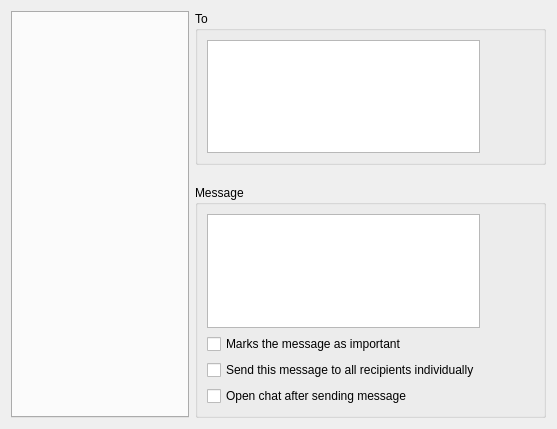
<?xml version="1.0" encoding="UTF-8"?>
<ui version="4.0">
 <class>GuiCreateMessageWidget</class>
 <widget class="QWidget" name="GuiCreateMessageWidget">
  <property name="geometry">
   <rect>
    <x>0</x>
    <y>0</y>
    <width>557</width>
    <height>429</height>
   </rect>
  </property>
  <layout class="QGridLayout" name="gridLayout_2">
   <property name="verticalSpacing">
    <number>20</number>
   </property>
   <item row="0" column="0" rowspan="2">
    <widget class="GuiEmoticons" name="mp_twEmoticons">
     <property name="sizePolicy">
      <sizepolicy hsizetype="Expanding" vsizetype="Expanding">
       <horstretch>0</horstretch>
       <verstretch>0</verstretch>
      </sizepolicy>
     </property>
     <property name="minimumSize">
      <size>
       <width>140</width>
       <height>0</height>
      </size>
     </property>
     <property name="currentIndex">
      <number>-1</number>
     </property>
    </widget>
   </item>
   <item row="0" column="1">
    <widget class="QGroupBox" name="mp_gbTo">
     <property name="sizePolicy">
      <sizepolicy hsizetype="Expanding" vsizetype="Expanding">
       <horstretch>0</horstretch>
       <verstretch>0</verstretch>
      </sizepolicy>
     </property>
     <property name="title">
      <string>To</string>
     </property>
     <property name="flat">
      <bool>false</bool>
     </property>
     <layout class="QGridLayout" name="gridLayout">
      <item row="0" column="1">
       <widget class="QPushButton" name="mp_pbEditUsers">
        <property name="sizePolicy">
         <sizepolicy hsizetype="Fixed" vsizetype="Fixed">
          <horstretch>0</horstretch>
          <verstretch>0</verstretch>
         </sizepolicy>
        </property>
        <property name="minimumSize">
         <size>
          <width>48</width>
          <height>48</height>
         </size>
        </property>
        <property name="maximumSize">
         <size>
          <width>48</width>
          <height>48</height>
         </size>
        </property>
        <property name="toolTip">
         <string>Add recipients</string>
        </property>
        <property name="text">
         <string/>
        </property>
        <property name="icon">
         <iconset resource="../beebeep.qrc">
          <normaloff>:/images/group-add.png</normaloff>:/images/group-add.png</iconset>
        </property>
        <property name="iconSize">
         <size>
          <width>32</width>
          <height>32</height>
         </size>
        </property>
        <property name="flat">
         <bool>true</bool>
        </property>
       </widget>
      </item>
      <item row="0" column="0" rowspan="2">
       <widget class="QPlainTextEdit" name="mp_teTo">
        <property name="undoRedoEnabled">
         <bool>false</bool>
        </property>
        <property name="readOnly">
         <bool>true</bool>
        </property>
        <property name="plainText">
         <string notr="true"/>
        </property>
       </widget>
      </item>
      <item row="1" column="1">
       <spacer name="verticalSpacer">
        <property name="orientation">
         <enum>Qt::Vertical</enum>
        </property>
        <property name="sizeHint" stdset="0">
         <size>
          <width>17</width>
          <height>55</height>
         </size>
        </property>
       </spacer>
      </item>
     </layout>
    </widget>
   </item>
   <item row="1" column="1">
    <widget class="QGroupBox" name="mp_gbMessage">
     <property name="sizePolicy">
      <sizepolicy hsizetype="Expanding" vsizetype="Expanding">
       <horstretch>0</horstretch>
       <verstretch>0</verstretch>
      </sizepolicy>
     </property>
     <property name="title">
      <string>Message</string>
     </property>
     <layout class="QGridLayout" name="gridLayout_3">
      <item row="5" column="0" colspan="2">
       <widget class="QCheckBox" name="mp_cbFlagAsImportant">
        <property name="text">
         <string>Marks the message as important</string>
        </property>
        <property name="icon">
         <iconset resource="../emojis.qrc">
          <normaloff>:/emojis/symbols/203c.png</normaloff>:/emojis/symbols/203c.png</iconset>
        </property>
       </widget>
      </item>
      <item row="1" column="1">
       <widget class="QPushButton" name="mp_pbEmoticons">
        <property name="sizePolicy">
         <sizepolicy hsizetype="Fixed" vsizetype="Fixed">
          <horstretch>0</horstretch>
          <verstretch>0</verstretch>
         </sizepolicy>
        </property>
        <property name="minimumSize">
         <size>
          <width>48</width>
          <height>48</height>
         </size>
        </property>
        <property name="maximumSize">
         <size>
          <width>48</width>
          <height>48</height>
         </size>
        </property>
        <property name="icon">
         <iconset resource="../beebeep.qrc">
          <normaloff>:/images/emoticon.png</normaloff>:/images/emoticon.png</iconset>
        </property>
        <property name="iconSize">
         <size>
          <width>32</width>
          <height>32</height>
         </size>
        </property>
        <property name="checkable">
         <bool>true</bool>
        </property>
        <property name="flat">
         <bool>true</bool>
        </property>
       </widget>
      </item>
      <item row="7" column="0" colspan="2">
       <widget class="QCheckBox" name="mp_cbOpenChat">
        <property name="text">
         <string>Open chat after sending message</string>
        </property>
       </widget>
      </item>
      <item row="4" column="1">
       <widget class="QPushButton" name="mp_pbSend">
        <property name="sizePolicy">
         <sizepolicy hsizetype="Fixed" vsizetype="Fixed">
          <horstretch>0</horstretch>
          <verstretch>0</verstretch>
         </sizepolicy>
        </property>
        <property name="minimumSize">
         <size>
          <width>48</width>
          <height>48</height>
         </size>
        </property>
        <property name="maximumSize">
         <size>
          <width>48</width>
          <height>48</height>
         </size>
        </property>
        <property name="toolTip">
         <string>Click to send message</string>
        </property>
        <property name="icon">
         <iconset resource="../beebeep.qrc">
          <normaloff>:/images/send.png</normaloff>:/images/send.png</iconset>
        </property>
        <property name="iconSize">
         <size>
          <width>32</width>
          <height>32</height>
         </size>
        </property>
        <property name="flat">
         <bool>true</bool>
        </property>
       </widget>
      </item>
      <item row="2" column="1" rowspan="2">
       <spacer name="verticalSpacer_2">
        <property name="orientation">
         <enum>Qt::Vertical</enum>
        </property>
        <property name="sizeHint" stdset="0">
         <size>
          <width>20</width>
          <height>40</height>
         </size>
        </property>
       </spacer>
      </item>
      <item row="1" column="0" rowspan="4">
       <widget class="GuiMessageEdit" name="mp_teMessage">
        <property name="sizePolicy">
         <sizepolicy hsizetype="Expanding" vsizetype="MinimumExpanding">
          <horstretch>0</horstretch>
          <verstretch>0</verstretch>
         </sizepolicy>
        </property>
        <property name="minimumSize">
         <size>
          <width>160</width>
          <height>50</height>
         </size>
        </property>
        <property name="maximumSize">
         <size>
          <width>16777215</width>
          <height>16777215</height>
         </size>
        </property>
       </widget>
      </item>
      <item row="6" column="0">
       <widget class="QCheckBox" name="mp_cbSendPrivate">
        <property name="text">
         <string>Send this message to all recipients individually</string>
        </property>
       </widget>
      </item>
     </layout>
    </widget>
   </item>
  </layout>
 </widget>
 <customwidgets>
  <customwidget>
   <class>GuiMessageEdit</class>
   <extends>QTextEdit</extends>
   <header>GuiMessageEdit.h</header>
  </customwidget>
  <customwidget>
   <class>GuiEmoticons</class>
   <extends>QTabWidget</extends>
   <header>GuiEmoticons.h</header>
   <container>1</container>
  </customwidget>
 </customwidgets>
 <tabstops>
  <tabstop>mp_teMessage</tabstop>
  <tabstop>mp_pbEmoticons</tabstop>
  <tabstop>mp_pbSend</tabstop>
  <tabstop>mp_cbFlagAsImportant</tabstop>
  <tabstop>mp_cbSendPrivate</tabstop>
  <tabstop>mp_cbOpenChat</tabstop>
  <tabstop>mp_twEmoticons</tabstop>
  <tabstop>mp_teTo</tabstop>
  <tabstop>mp_pbEditUsers</tabstop>
 </tabstops>
 <resources>
  <include location="../beebeep.qrc"/>
  <include location="../emojis.qrc"/>
 </resources>
 <connections/>
</ui>
